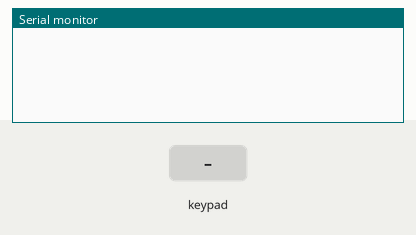
The sketch below on a simulated Arduino Mega 2560, built with avr-gcc and run on an emulated ATmega2560. Parts: the last lines printed to the serial monitor. The test bench sets the inputs (shaded band).

Above: at 1.2 s.
1.3 s: key '1' pressed
At 2.5 s:
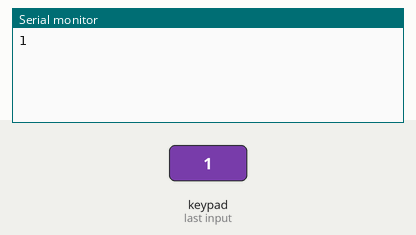
2.8 s: keypad keys 3 2 3 3 3 4 3 5 # pressed 0.4 s apart
At 6.5 s:
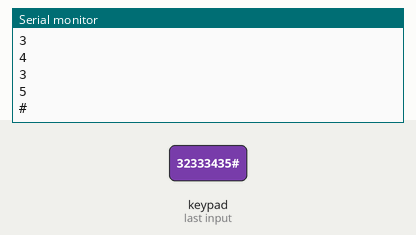
7.9 s: key 'A' pressed
At 9.0 s:
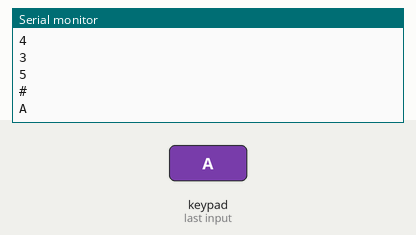
9.4 s: keypad keys 3 2 3 3 3 4 3 5 * pressed 0.4 s apart
At 13.8 s:
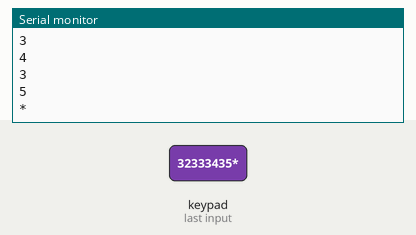
14.5 s: key 'B' pressed
At 15.1 s:
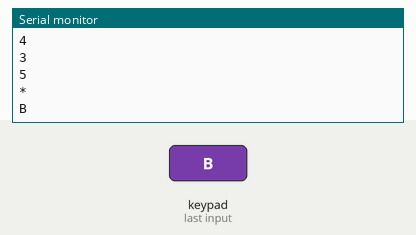
16.0 s: keypad keys 3 2 3 3 3 4 3 5 D pressed 0.4 s apart
At 19.9 s:
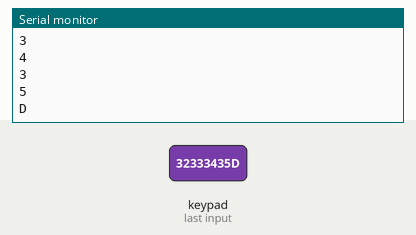
Timing chart, 0 to 21.4 s (numbered marks = the images above; inputs shaded):
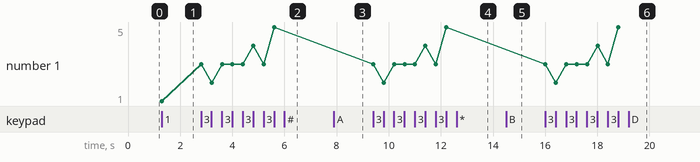

Measured:
- after the input at 1.3 s, the serial monitor: prints a new line at once (image 1)
- after the input at 2.8 s, the serial monitor: prints a new line at once (image 2)
- after the input at 7.9 s, the serial monitor: prints a new line at once (image 3)
- after the input at 9.4 s, the serial monitor: prints a new line at once (image 4)
- after the input at 14.5 s, the serial monitor: prints a new line at once (image 5)
- after the input at 16.0 s, the serial monitor: prints a new line at once (image 6)
- plotted number 1: 1 → 5 after the input at 2.8 s

The sketch:

HellO_keypad.ino
```cpp
#include <Keypad.h>

const byte ROWS = 4; //four rows
const byte COLS = 4; // four columns
char keys[ROWS][COLS] = {
  {'1','2','3', 'A'},
  {'4','5','6', 'B'},
  {'7','8','9', 'C'},
  {'*','0','#', 'D'}
};
byte rowPins[ROWS] = {32, 33, 34, 35}; //connect to the row pinouts of the keypad 32, 33, 34, 35
byte colPins[COLS] = {28, 29, 30, 31}; //connect to the column pinouts of the keypad 28, 29, 30, 31

Keypad keypad = Keypad( makeKeymap(keys), rowPins, colPins, ROWS, COLS );

void setup(){
  Serial.begin(9600);
}

void loop(){
  char key = keypad.getKey();

  if (key){
    Serial.println(key);
  }
}
```
